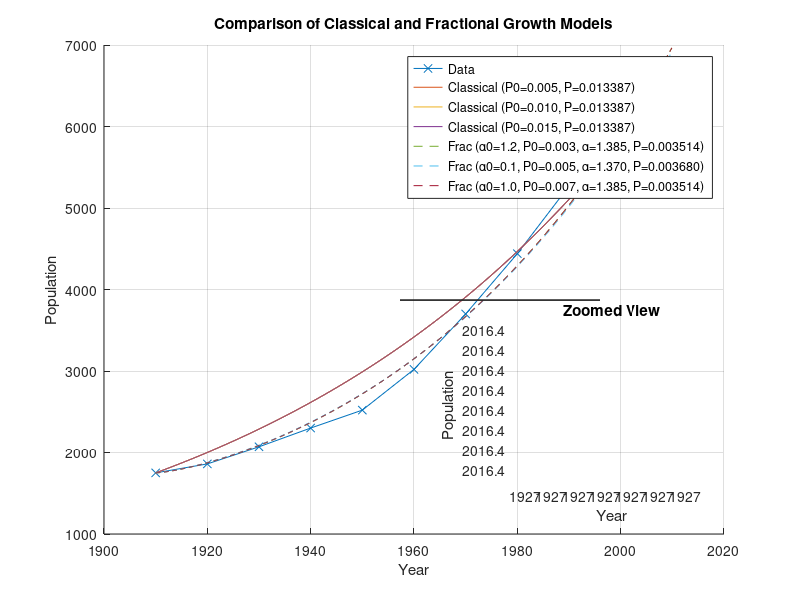

Write MATLAB code to recreate this figure.
% Data provided
year = [1910, 1920, 1930, 1940, 1950, 1960, 1970, 1980, 1990, 2000, 2010];
population = [1750, 1860, 2070, 2300, 2520, 3020, 3700, 4440, 5270, 5980, 6790];

% Start time
tic;

% Classical exponential growth model
classical_model = @(P, t) population(1) * exp(P * (t - year(1)));

% Mittag-Leffler function (approximation)
mlf = @(alpha, z) arrayfun(@(z) sum(z.^(0:100) ./ gamma(alpha * (0:100) + 1)), z);

% Fractional model
fractional_model = @(params, t) population(1) * mlf(params(1), params(2) * (t - year(1)).^params(1));

% Different initial guesses
initial_guesses_classical = [0.005, 0.01, 0.015];
initial_guesses_fractional = [1.2, 0.003; 0.06, 0.005; 1, 0.007];

t_fit = linspace(min(year), max(year), 1000);
figure;
hold on;
plot(year, population, '-x', 'DisplayName', 'Data');

% Preallocate storage
errors_classical = zeros(length(initial_guesses_classical), 1);
errors_fractional = zeros(size(initial_guesses_fractional, 1), 1);
optimized_P_classical = zeros(length(initial_guesses_classical), 1);
optimized_params_fractional = zeros(size(initial_guesses_fractional, 1), 2);

% Loop over different initial guesses for classical model
for i = 1:length(initial_guesses_classical)
    P0_classical = initial_guesses_classical(i);
    P_classical = lsqcurvefit(classical_model, P0_classical, year, population);
    N_classical = classical_model(P_classical, t_fit);
    
    % Store optimized parameter and error
    optimized_P_classical(i) = P_classical;
    errors_classical(i) = sum((population - classical_model(P_classical, year)).^2);

    % Plot classical model
    plot(t_fit, N_classical, 'DisplayName', sprintf('Classical (P0=%.3f, P=%.6f)', P0_classical, P_classical));
end

% Loop over different initial guesses for fractional model
for j = 1:size(initial_guesses_fractional, 1)
    params0_fractional = initial_guesses_fractional(j, :);
    params_fractional = lsqcurvefit(fractional_model, params0_fractional, year, population);
    N_fractional = fractional_model(params_fractional, t_fit);
    
    % Store optimized parameters and error
    optimized_params_fractional(j, :) = params_fractional;
    errors_fractional(j) = sum((population - fractional_model(params_fractional, year)).^2);

    % Plot fractional model
    plot(t_fit, N_fractional, '--', 'DisplayName', ...
        sprintf('Frac (α0=%.1f, P0=%.3f, α=%.3f, P=%.6f)', ...
        params0_fractional(1), params0_fractional(2), params_fractional(1), params_fractional(2)));
end

xlabel('Year');
ylabel('Population');
legend;
title('Comparison of Classical and Fractional Growth Models');
grid on;
hold off;


inset_axes = axes('Position', [0.64 0.2 0.25 0.25]); % [x, y, width, height]
box on; hold on; grid on;

% Define zoomed-in limits
xlim_range = [1927.04275 1927.0429];
ylim_range = [2016.398745 2016.39876];

% Plot data points inside the inset
plot(inset_axes, year, population, '-x', 'DisplayName', 'Data');

% Replot all models inside the zoomed-in inset
for i = 1:length(initial_guesses_classical)
    plot(inset_axes, t_fit, classical_model(optimized_P_classical(i), t_fit), 'LineWidth', 1);
end
for j = 1:size(initial_guesses_fractional, 1)
    plot(inset_axes, t_fit, fractional_model(optimized_params_fractional(j, :), t_fit), '--', 'LineWidth', 1);
end

% Adjust inset plot properties
xlim(inset_axes, xlim_range);
ylim(inset_axes, ylim_range);
title(inset_axes, 'Zoomed View');
xlabel(inset_axes, 'Year');
ylabel(inset_axes, 'Population');


% Stop time
stop_time = toc;
fprintf('Execution time: %f seconds\n', stop_time);

fprintf('\nErrors and Efficiency Gains:\n');
fprintf('------------------------------------------------------\n');

for i = 1:length(initial_guesses_classical)
    fprintf('Classical (P0=%.3f) -> Error: %f, Optimized P: %.6f\n', ...
        initial_guesses_classical(i), errors_classical(i), optimized_P_classical(i));
end

for j = 1:size(initial_guesses_fractional, 1)
    fprintf('Fractional (α0=%.1f, P0=%.3f) -> Error: %f, Optimized α: %.3f, Optimized P: %.6f\n', ...
        initial_guesses_fractional(j, 1), initial_guesses_fractional(j, 2), ...
        errors_fractional(j), optimized_params_fractional(j, 1), optimized_params_fractional(j, 2));
    
    % Calculate efficiency gain only if corresponding classical model exists
    if j <= length(errors_classical)
        efficiency_gain = abs(errors_classical(j) - errors_fractional(j)) / abs(errors_classical(j));
        fprintf('   Efficiency Gain: %.6f          (%.2f%% improvement)\n', efficiency_gain, efficiency_gain * 100);
    end
end
